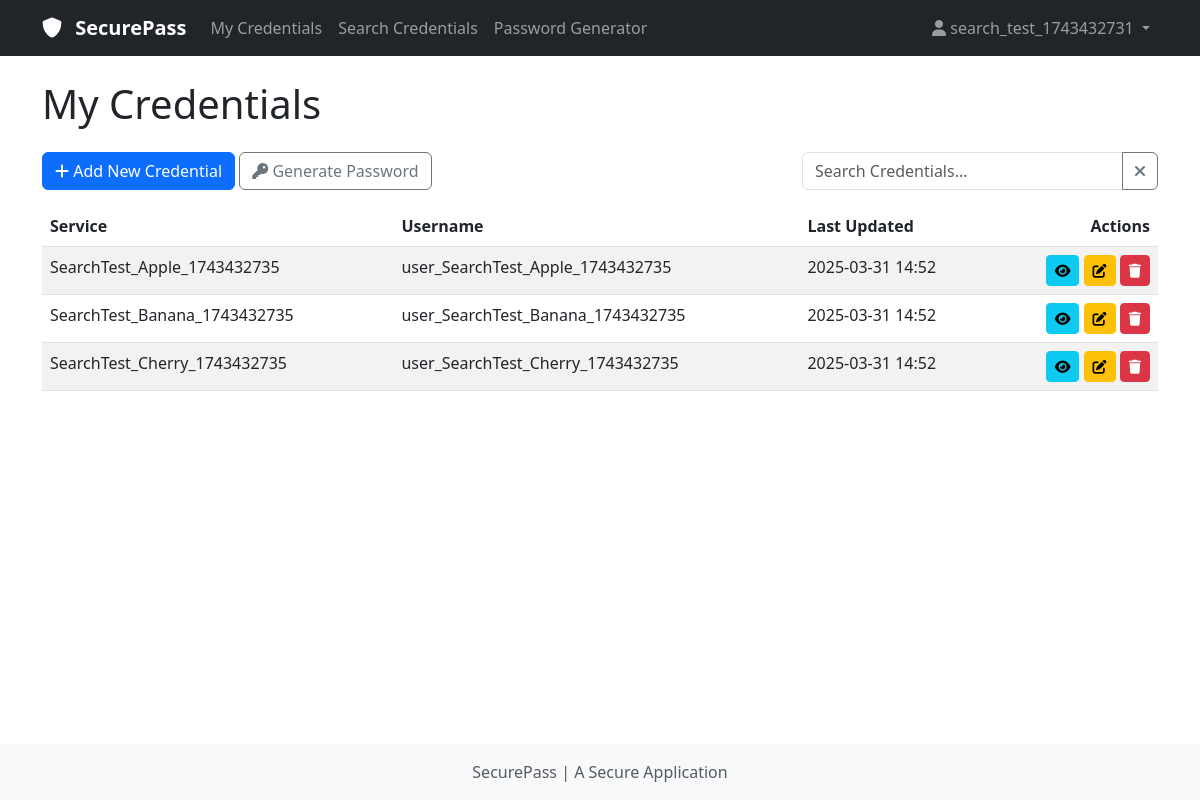
The page / (signed in) on the database its author committed.
### app/models.py (models this page shows, shortened)
class User(UserMixin, db.Model):
    __tablename__ = 'users'
    id = db.Column(db.Integer, primary_key=True)
    username = db.Column(db.String(64), index=True, unique=True)
    password_hash = db.Column(db.String(128), nullable=False)
    salt = db.Column(db.String(128), nullable=False)
    encryption_key = db.Column(db.String(128), nullable=False)
    created_at = db.Column(db.DateTime, default=datetime.utcnow)
    last_login = db.Column(db.DateTime, nullable=True)
    is_admin = db.Column(db.Boolean, default=False)
    credentials = db.relationship('Credential', backref='user', lazy='dynamic', cascade='all, delete-orphan')
    logs = db.relationship('Log', backref='user', lazy='dynamic')
    auth_token = db.Column(db.String(64),nullable=True)
    auth_token_expiry = db.Column(db.DateTime, nullable=True)

class Credential(db.Model):
    __tablename__ = 'credentials'
    id = db.Column(db.Integer, primary_key=True)
    user_id = db.Column(db.Integer, db.ForeignKey('users.id'), nullable=False)
    service_name = db.Column(db.String(128), nullable=False)
    username = db.Column(db.String(128), nullable=False)
    encrypted_password = db.Column(db.Text, nullable=True)
    iv = db.Column(db.String(128), nullable=False) # initialisation vector for encryption
    created_at = db.Column(db.DateTime, default=datetime.utcnow)
    updated_at = db.Column(db.DateTime, default=datetime.utcnow, onupdate=datetime.utcnow)

### app/routes/credentials.py (the view)
@credentials_bp.route('/')
@login_required
def list():
    credentials = Credential.query.filter_by(user_id=current_user.id).all()
    return render_template('credentials/list.html',
                           title='My Credentials',
                           credentials=credentials)

### app/models.py (called while the page is built)
@login_manager.user_loader
def load_user(user_id):
    return User.query.get(int(user_id))

### app/templates/credentials/list.html (shortened to what this page needs)
{% extends "base.html" %}
{% block content %}
<div class="row mb-3">
    <div class="col">
        <a href="{{ url_for('credentials.add') }}" class="btn btn-primary">
            <i class="fas fa-plus"></i> Add New Credential
        </a>
        <a href="{{ url_for('generator.index') }}" class="btn btn-outline-secondary">
            <i class="fas fa-key"></i> Generate Password
        </a>
    </div>
    <div class="col-md-4">
        <div class="input-group">
            <input type="text" id="searchInput" class="form-control" placeholder="Search Credentials...">
            <button class="btn btn-outline-secondary" type="button" id="clearSearch">
                <i class="fas fa-times"></i>
            </button>
        </div>
    </div>
</div>
{% if credentials %}
<div class="table-responsive">
    <table class="table table-striped table-hover">
        <thead>
            <tr>
                <th>Service</th>
                <th>Username</th>
                <th>Last Updated</th>
                <th class="text-end">Actions</th>
            </tr>
        </thead>
        <tbody id="credentialsTable">
            {% for credential in credentials %}
            <tr>
                <td>{{ credential.service_name }}</td>
                <td>{{ credential.username }}</td>
                <td>{{ credential.updated_at.strftime('%Y-%m-%d %H:%M') }}</td>
                <td class="text-end">
                    <a href="{{ url_for('credentials.view', id=credential.id) }}" class="btn btn-sm btn-info">
                        <i class="fas fa-eye"></i>
                    </a>
                    <a href="{{ url_for('credentials.edit', id=credential.id) }}" class="btn btn-sm btn-warning">
                        <i class="fas fa-edit"></i>
                    </a>
                    <button type="button" class="btn btn-sm btn-danger" data-bs-toggle="modal" data-bs-target="#deleteModal{{ credential.id }}">
                        <i class="fas fa-trash"></i>
                    </button>
                    </div>
                </td>
            </tr>
        {% endfor %}
{% else %}
<div class="alert alert-info">
    <p>You don't have any saved credentials yet</p>
    <a href="{{ url_for('credentials.add') }}" class="btn btn-primary">Add Your First Credential </a>
</div>
{% endif %}
{% endblock %}

### app/templates/base.html (shortened to what this page needs)
<!DOCTYPE html>
<html lang="en">
<head>
    <link href="https://cdn.jsdelivr.net/npm/bootstrap@5.3.0-alpha1/dist/css/bootstrap.min.css" rel="stylesheet">
    <link rel="stylesheet" href="https://cdnjs.cloudflare.com/ajax/libs/font-awesome/6.0.0/css/all.min.css">
    <link rel="stylesheet" href="{{ url_for('static', filename='css/styles.css') }}">
</head>
<body>
    <nav class="navbar navbar-expand-lg navbar-dark bg-dark">
        <div class="container">
            <a class="navbar-brand" href="{{ url_for('credentials.list') }}">
                <i class="fas fa-shield-alt"></i> SecurePass
            </a>
            <div class="collapse navbar-collapse" id="navbarNav">
                <ul class="navbar-nav me-auto">
                    {%  if current_user.is_authenticated %}
                    <li class="nav-item">
                        <a class="nav-link" href="{{ url_for('credentials.list') }}">My Credentials</a>
                    </li>
                    <li class="nav-item">
                        <a class="nav-link" href="{{ url_for('credentials.search') }}">Search Credentials</a>
                    </li>
                    <li class="nav-item">
                        <a class="nav-link" href="{{ url_for('generator.index') }}">Password Generator</a>
                    </li>
                    {% endif %}
                </ul>
                <ul class="navbar-nav">
                    {%  if current_user.is_authenticated %}
                    <li class="nav-item dropdown">
                        <a class="nav-link dropdown-toggle" href="#" id="userDropdown" role="button" data-bs-toggle="dropdown" aria-expanded="false">
                            <i class="fas fa-user"></i> {{ current_user.username }}
                        </a>
                    </li>
                    {% endif %}
                </ul>
            </div>
        </div>
    </nav>
    <div class="container mt-4">
        <h1 class="mb-4">{{ title }}</h1>
        {% block content %}{% endblock %}
    <footer class="footer mt-auto py-3 bg-light">
        <div class="container text-center">
            <span class="text-muted">SecurePass | A Secure Application </span>
        </div>
    </footer>
</body>
</html>

### app/static/css/styles.css (style rules this page uses)
body { min-height: 100vh; display: flex; flex-direction: column; }
.footer { margin-top: auto; }
.navbar-brand { font-weight: bold; }
.navbar-brand i { margin-right: 0.5rem; }

### rows shown on the page
User: username "search_test_1743432731"
Credential: service_name "SearchTest_Apple_1743432735", username "user_SearchTest_Apple_1743432735", updated_at "2025-03-31 14:52"
Credential: service_name "SearchTest_Banana_1743432735", username "user_SearchTest_Banana_1743432735", updated_at "2025-03-31 14:52"
Credential: service_name "SearchTest_Cherry_1743432735", username "user_SearchTest_Cherry_1743432735", updated_at "2025-03-31 14:52"

### other values the page prints
{{ title }} "My Credentials"
